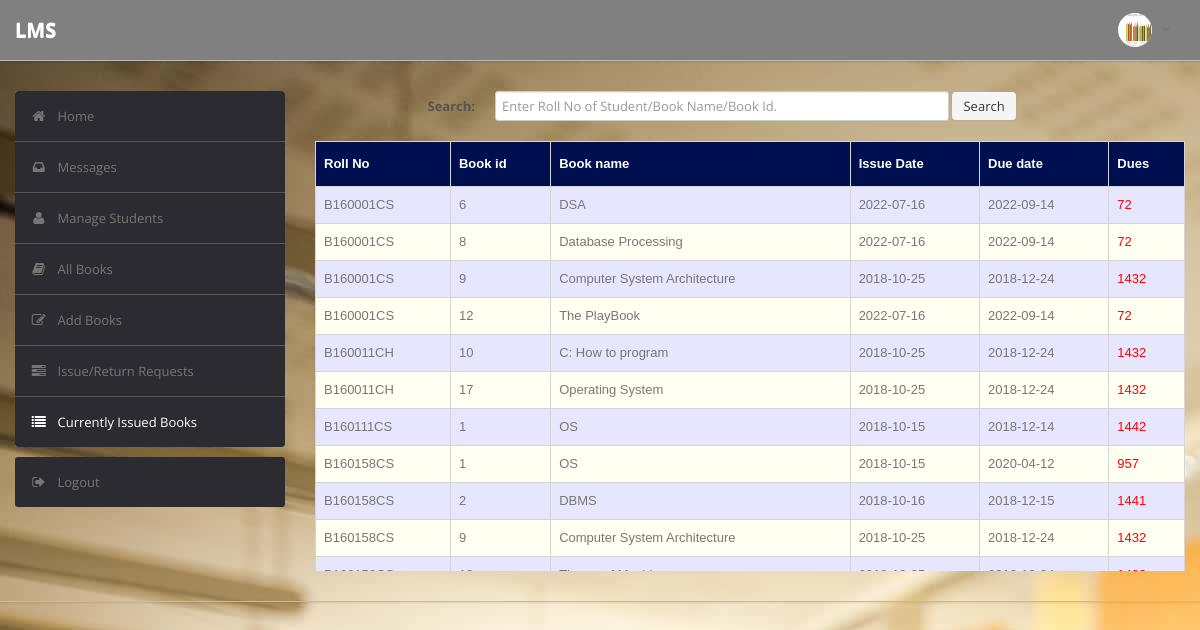
The app's page /admin/current.php (signed in) with its own data.
### tables this page shows
CREATE TABLE `user` (
  `RollNo` varchar(50) NOT NULL,
  `Name` varchar(50) DEFAULT NULL,
  `Type` varchar(50) DEFAULT NULL,
  `Category` varchar(50) DEFAULT NULL,
  `EmailId` varchar(50) DEFAULT NULL,
  `MobNo` bigint(11) DEFAULT NULL,
  `Password` varchar(50) DEFAULT NULL,
  `image` varchar(255) NOT NULL
);

CREATE TABLE `record` (
  `RollNo` varchar(50) NOT NULL,
  `BookId` int(10) NOT NULL,
  `Date_of_Issue` date DEFAULT NULL,
  `Due_Date` date DEFAULT NULL,
  `Date_of_Return` date DEFAULT NULL,
  `Dues` int(10) DEFAULT NULL,
  `Renewals_left` int(10) DEFAULT NULL,
  `Time` time DEFAULT NULL
);

CREATE TABLE `book` (
  `BookId` int(10) NOT NULL,
  `Title` varchar(50) DEFAULT NULL,
  `Publisher` varchar(50) DEFAULT NULL,
  `Year` varchar(50) DEFAULT NULL,
  `Availability` int(5) DEFAULT NULL
);

### admin/current.php (the view)
 <?php
 include 'others/header.php';
include 'others/topbar.php';
 ?>
        <div class="wrapper">
            <div class="container">
                <div class="row">
                    <div class="span3">
                       <?php include 'others/sidebar.php'; ?>
                    </div>
                    <div class="span9">
                        <form class="form-horizontal row-fluid" action="current.php" method="post">
                                        <div class="control-group">
                                            <label class="control-label" for="Search"><b>Search:</b></label>
                                            <div class="controls">
                                                <input type="text" id="title" name="title" placeholder="Enter Roll No of Student/Book Name/Book Id." class="span8" required>
                                                <button type="submit" name="submit"class="btn">Search</button>
                                            </div>
                                        </div>
                                    </form>
                                    <br>
                                    <?php
                                    if(isset($_POST['submit']))
                                        {$s=$_POST['title'];
                                            $sql="select record.BookId,RollNo,Title,Due_Date,Date_of_Issue,datediff(curdate(),Due_Date) as x from LMS.record,LMS.book where (Date_of_Issue is NOT NULL and Date_of_Return is NULL and book.Bookid = record.BookId) and (RollNo='$s' or record.BookId='$s' or Title like '%$s%')";
                                        }
                                    else
                                        $sql="select record.BookId,RollNo,Title,Due_Date,Date_of_Issue,datediff(curdate(),Due_Date) as x from LMS.record,LMS.book where Date_of_Issue is NOT NULL and Date_of_Return is NULL and book.Bookid = record.BookId";
                                    $result=$conn->query($sql);
                                    $rowcount=mysqli_num_rows($result);
                                    if(!($rowcount))
                                        echo "<br><center><h2><b><i>No Results</i></b></h2></center>";
                                    else
                                    {
                                    ?>
                     <div style="height: 430px; overflow-y: scroll;">
                        <table class="table" id = "tables">
                                  <thead>
                                    <tr>
                                      <th>Roll No</th>
                                      <th>Book id</th>
                                      <th>Book name</th>
                                      <th>Issue Date</th>
                                      <th>Due date</th>
                                      <th>Dues</th>
                                    </tr>
                                  </thead>
                                  <tbody>
                                <?php
                            while($row=$result->fetch_assoc())
                            {
                                $rollno=$row['RollNo'];
                                $bookid=$row['BookId'];
                                $name=$row['Title'];
                                $issuedate=$row['Date_of_Issue'];
                                $duedate=$row['Due_Date'];
                                $dues=$row['x'];
                            ?>
                                    <tr>
                                      <td><?php echo strtoupper($rollno) ?></td>
                                      <td><?php echo $bookid ?></td>
                                      <td><?php echo $name ?></td>
                                      <td><?php echo $issuedate ?></td>
                                      <td><?php echo $duedate ?></td>
                                      <td><?php if($dues > 0)
                                                  echo "<font color='red'>".$dues."</font>";
                                                else
                                                  echo "<font color='green'>0</font>";
                                              ?>
                                    </tr>
                            <?php }} ?>
                                    </tbody>
                                </table>
                            </div>
                    </div>
                </div>
            </div>
        </div>
 <?php include 'others/footer.php'; ?>

### admin/others/topbar.php (shortened to what this page needs)
<div class="navbar navbar-fixed-top">
           <div class="navbar-inner" style="background: gray !important;">
               <div class="container">
                       <a class="brand" href="index.php" style="color:White;">LMS </a>
                   <div class="nav-collapse collapse navbar-inverse-collapse">
                       <ul class="nav pull-right">
                           <li class="nav-user dropdown"><a href="#" class="dropdown-toggle" data-toggle="dropdown">
                   <?php
                   $aid=$_SESSION['RollNo'];
                   $sql = "SELECT * FROM LMS.user WHERE RollNo='$aid'";
                    $result = mysqli_query($conn, $sql);
                      $row = mysqli_fetch_assoc($result);
                               ?>
                               <img style="background: white;"  src="<?php
                                   if($row['image']=='') {
                                    echo "images/user.jpg";
                                   } else{
                                    echo $row['image'];
                                   }
                               ?>" class="nav-avatar">
                               <b class="caret"></b></a>
                           </li>
                       </ul>
                   </div>
               </div>
           </div>
       </div>

### admin/css/theme.css (style rules this page uses)
#tables { font-family: "Trebuchet MS", Arial, Helvetica, sans-serif; border-collapse: collapse; width: 100%; }
#tables td, #tables th { border: 1px solid #ddd; padding: 8px; }
#tables tr:nth-child(even) { background-color: #fffff2; }
#tables tr:nth-child(odd) { background-color: #e6e6ff; }
#tables th { padding-top: 12px; padding-bottom: 12px; text-align: left; background-color: #000F50; color: white; }
body { font-size: 13px; font-family: 'Open Sans', Arial, sans-serif; background: url(../../images/lib.jpg) #eee; color: #777 }
strong, b { color: #555 }
.wrapper { border-bottom: 1px solid #bbb; -webkit-box-shadow: 0 1px 2px rgba(0,0,0,0.1); -moz-box-shadow: 0 1px 2px rgba(0,0,0,0.1); box-shadow: 0 1px 2px rgba(0,0,0,0.1); padding: 30px 0 }
form { margin: 0 }
select, textarea, input[type="text"], input[type="password"], input[type="datetime"], input[type="datetime-local"], input[type="date"], input[type="month"], input[type="time"], input[type="week"], input[type="number"], input[type="email"], input[type="url"], input[type="search"], input[type="tel"], input[type="color"], .uneditable-input, label, input, button, select, textarea { -webkit-border-radius: 3px; -moz-border-radius: 3px; border-radius: 3px; font-size: 13px; font-family: 'Open Sans', Tahoma, Arial, sans-serif }
.form-horizontal .control-group, .form-vertical .control-group { margin-bottom: 0 }
.navbar { position: static!important; margin: 0!important }
.navbar .navbar-inner { background: #fff; border-bottom: 1px solid #bbb; -webkit-box-shadow: 0 1px 2px rgba(0,0,0,0.15); -moz-box-shadow: 0 1px 2px rgba(0,0,0,0.15); box-shadow: 0 1px 2px rgba(0,0,0,0.15) }
.navbar .brand { color: #333; font-weight: bold; font-size: 20px; margin-right: 20px; padding: 20px }
.navbar .nav>li>a { padding: 20px 15px; font-weight: bold; color: #777 }
.nav-user>a { height: 20px }
.nav-avatar { width: 34px; height: 34px; margin: -7px 5px 0 0; -webkit-border-radius: 50%; -moz-border-radius: 50%; border-radius: 50% }
.btn, .btn-box { -webkit-border-radius: 3px; -moz-border-radius: 3px; border-radius: 3px }
.btn { font-size: 13px; font-weight: 600 }
.btn { display: inline-block; margin-bottom: 0; font-weight: 400; text-align: center; vertical-align: middle; cursor: pointer; background-image: none; border: 1px solid transparent; white-space: nowrap; padding: 4px 10px; font-size: 13px; line-height: 1.42857; border-radius: 4px; -webkit-user-select: none; -moz-user-select: none; -ms-user-select: none; user-select: none }
.table { margin-bottom: 0 }
.table th, .table td { border-color: #d5d5d5!important }

### records on screen
user: image (picture)
record: RollNo "B160001CS", BookId "6", BookId.Title "DSA", Date_of_Issue "2022-07-16", Due_Date "2022-09-14", dues "72"
record: RollNo "B160001CS", BookId "8", BookId.Title "Database Processing", Date_of_Issue "2022-07-16", Due_Date "2022-09-14", dues "72"
record: RollNo "B160001CS", BookId "9", BookId.Title "Computer System Architecture", Date_of_Issue "2018-10-25", Due_Date "2018-12-24", dues "1432"
record: RollNo "B160001CS", BookId "12", BookId.Title "The PlayBook", Date_of_Issue "2022-07-16", Due_Date "2022-09-14", dues "72"
record: RollNo "B160011CH", BookId "10", BookId.Title "C: How to program", Date_of_Issue "2018-10-25", Due_Date "2018-12-24", dues "1432"
record: RollNo "B160011CH", BookId "17", BookId.Title "Operating System", Date_of_Issue "2018-10-25", Due_Date "2018-12-24", dues "1432"
record: RollNo "B160111CS", BookId "1", BookId.Title "OS", Date_of_Issue "2018-10-15", Due_Date "2018-12-14", dues "1442"
record: RollNo "B160158CS", BookId "1", BookId.Title "OS", Date_of_Issue "2018-10-15", Due_Date "2020-04-12", dues "957"
record: RollNo "B160158CS", BookId "2", BookId.Title "DBMS", Date_of_Issue "2018-10-16", Due_Date "2018-12-15", dues "1441"
record: RollNo "B160158CS", BookId "9", BookId.Title "Computer System Architecture", Date_of_Issue "2018-10-25", Due_Date "2018-12-24", dues "1432"
